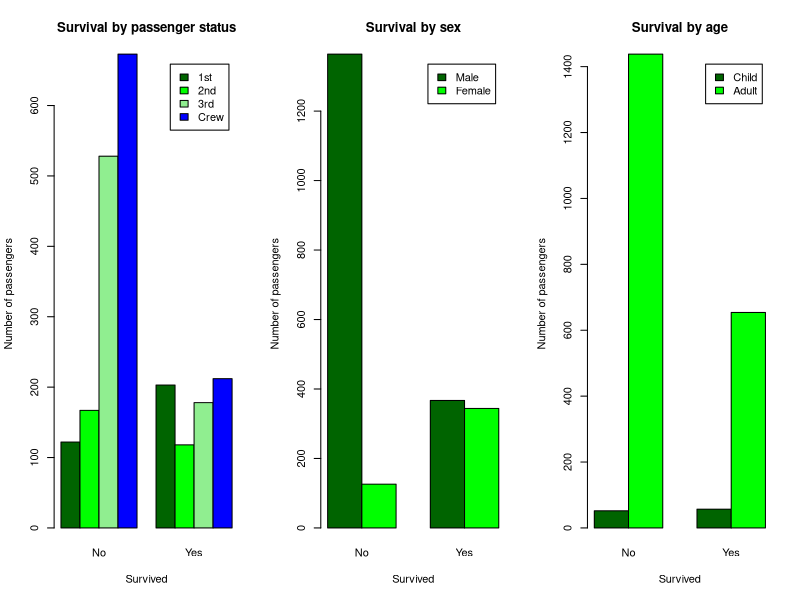

Source code (R):
## ---- chunk 1
podsum<-summary(Titanic)
## ---- chunk 2
library(knitr)
titanicdf<-data.frame(Titanic)
class <-tapply(titanicdf$Freq, titanicdf[,c(1,4)], FUN = sum)
sex <-tapply(titanicdf$Freq, titanicdf[,c(2,4)], FUN = sum)
age <-tapply(titanicdf$Freq, titanicdf[,c(3,4)], FUN = sum)
merged <- rbind(class, sex, age)
kable(merged)

## ---- chunk 3
op <- par(mfrow=c(1,3))
barplot(class, 
        main="Survival by passenger status",
        xlab="Survived",
        ylab="Number of passengers",
        legend =row.names(class),
        col=c("darkgreen","green", "lightgreen", "blue"),
        beside=T
        )


barplot(sex, 
        main="Survival by sex",
        xlab="Survived",
        ylab="Number of passengers",
        legend =row.names(sex),
        col=c("darkgreen","green"),
        beside=T
        )


barplot(age, 
        main="Survival by age",
        xlab="Survived",
        ylab="Number of passengers",
        legend =row.names(age),
        col=c("darkgreen","green"),
        beside=T
        )

par(op)
